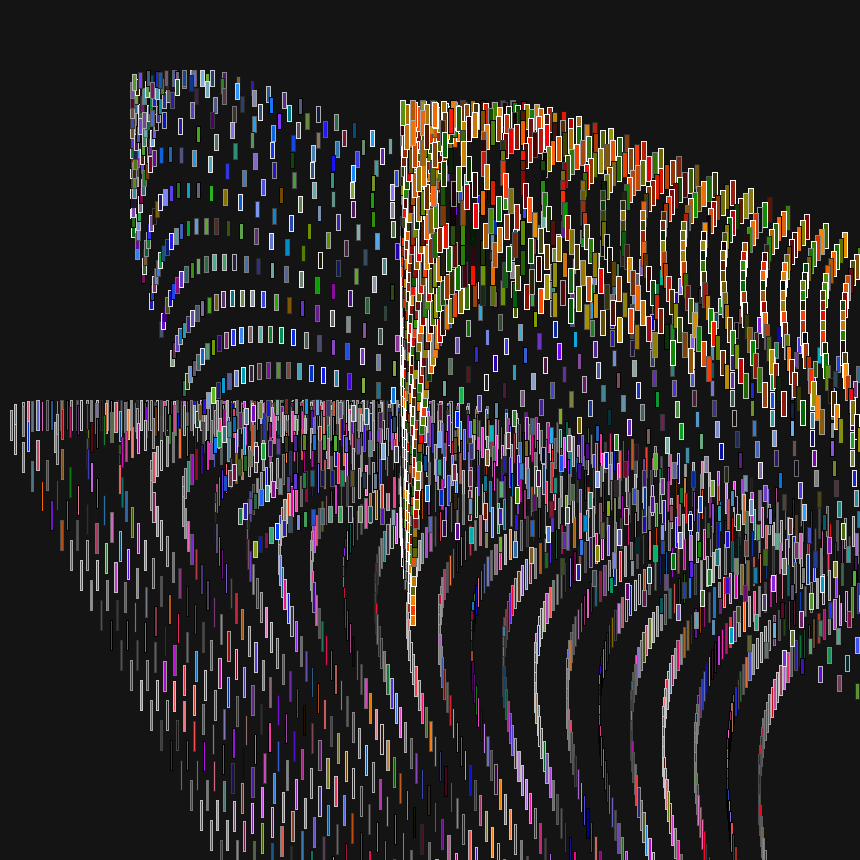
Frame 1 (no input)
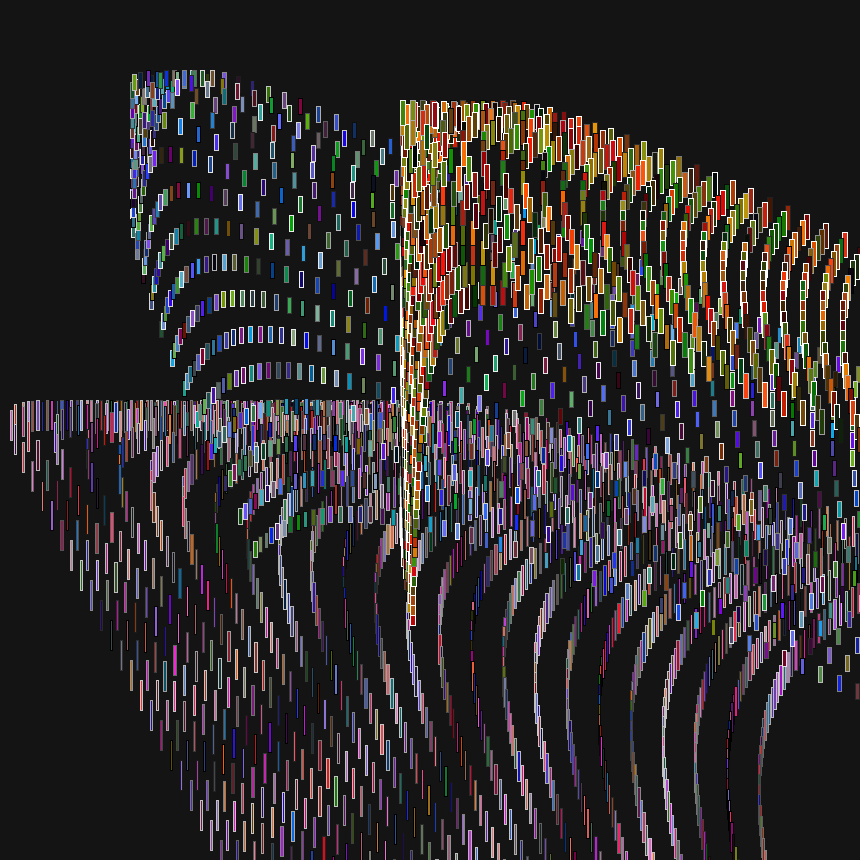
Frame 60 (the mouse pressed at the canvas centre just before this capture)
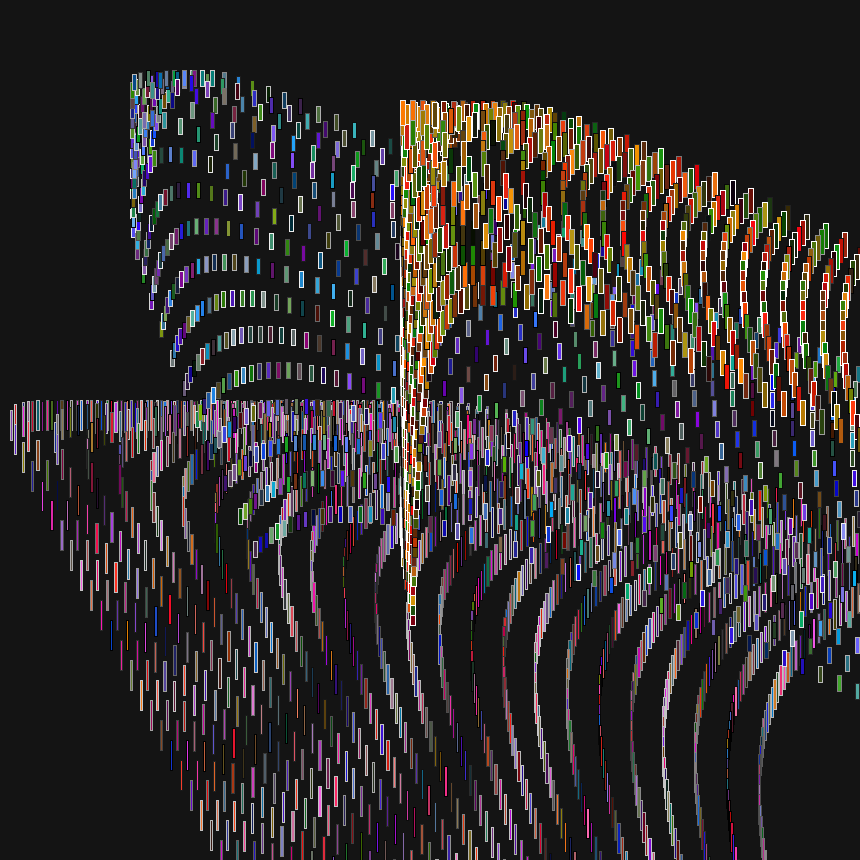
Frame 120 (the mouse held since frame 60 and released just before this capture)

The Processing sketch that drew these frames (run headless with seeded random() and noise(); from frame 60 on, the mouse is pressed at the canvas centre):

// Processing sketch: processing_14965
// ── processing_14965.pde

float y=100;
float c=100;
float d=80;
float e=100;
float f=70;
void setup() {
  size(860,860);
  background(20);
}
void draw() {
  noStroke();
  for(int y=0; y<670; y=y+10) {
    for(int x=0; x<400; x=x+16) {
      float a = dist(x,y,10,400);
      fill(random(255),random(130),random(230));
      stroke((sin(a*0.1)+1)*100);
      rect(x+a,y+a,2.2,30);
    }
  }
  noStroke();
  for(int c=0;c<500; c=c+10) {
    for(int d=0; d<300; d=d+18) {
      float b= dist(c,d,130,70);
      fill(random(140), random(180), random(255));
      stroke((sin(b*0.3)+1)*120);
      rect(c+b, d+b, 4,16);
    }
  }
  noStroke();
  for(int e=0;e<1100; e=e+10) {
    for(int f=0; f<200; f=f+10) {
      float g= dist(e,f,400,100);
      fill(random(255), random(150), random(20));
      stroke((sin(g*0.6)+1)*240);
      rect(e+g, f+g, 5,25);
    }
  }
}
